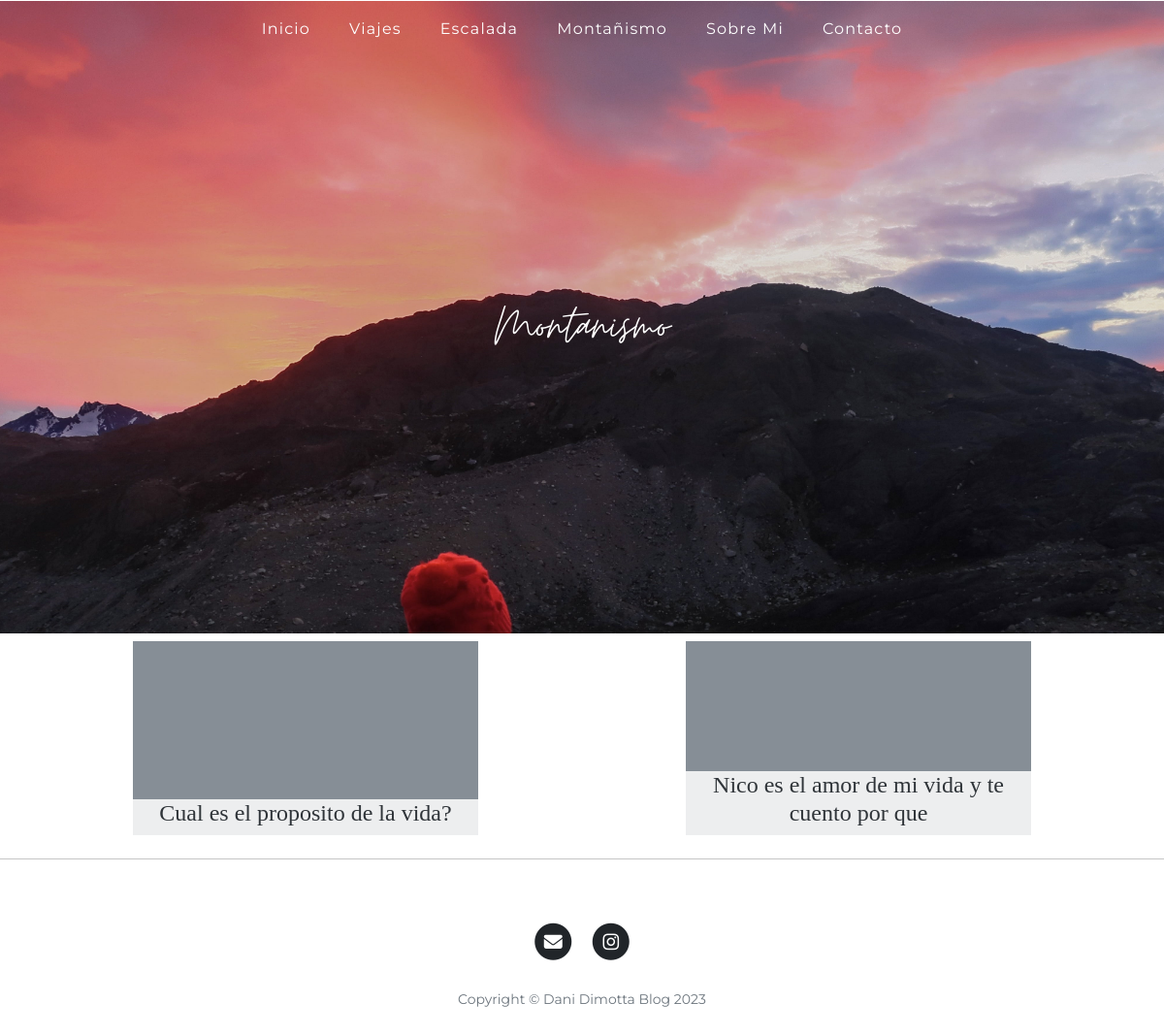
Before: /montanismo with the older database file.
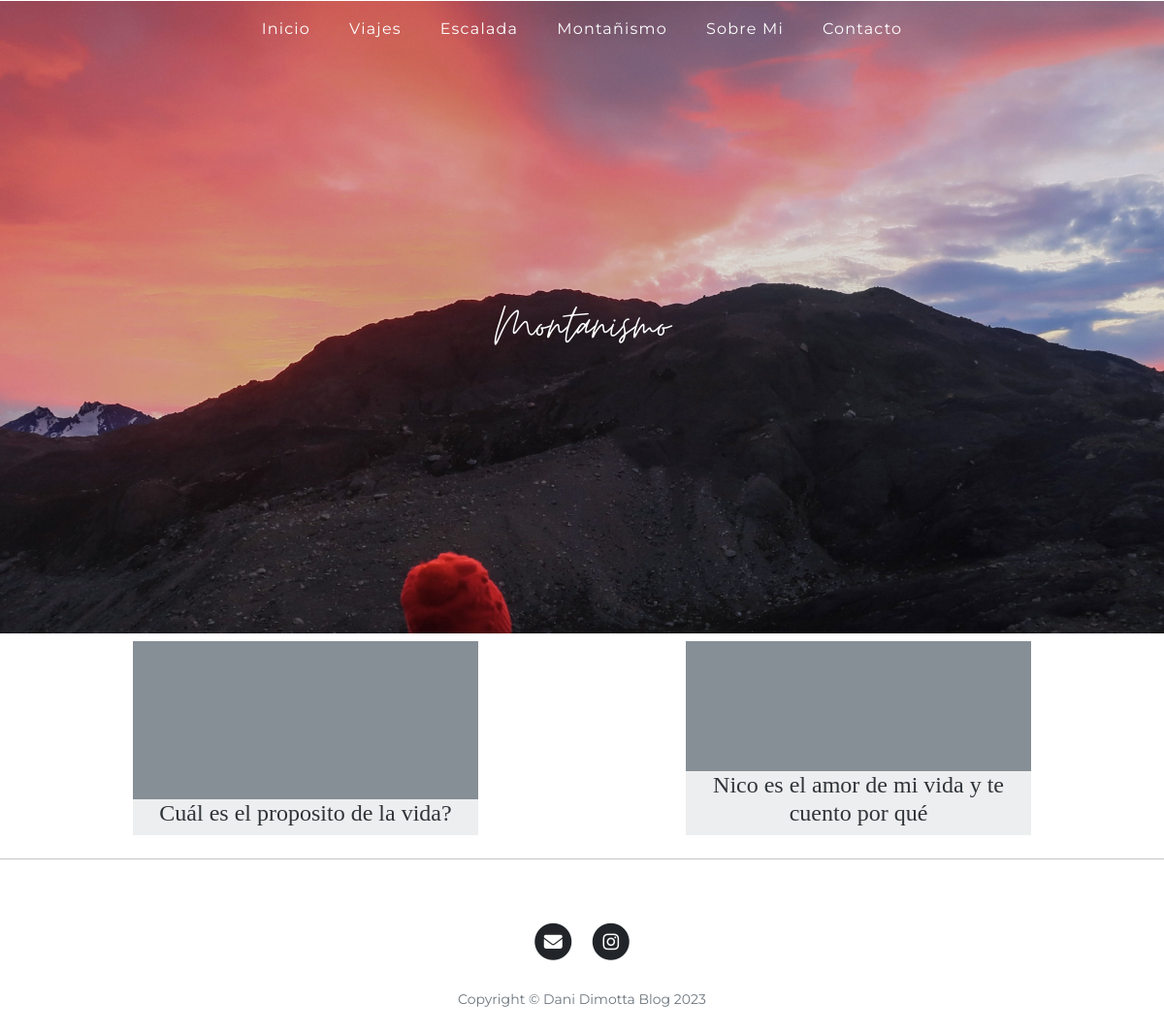
After: the same page with the newer database file.
### main.py (models this page shows)
class BlogPost(db.Model):
    __tablename__ = "blog_posts"
    id = db.Column(db.Integer, primary_key=True)
    author_id = db.Column(db.Integer, ForeignKey('users.id'))
    author = relationship('Users', back_populates='posts')
    title = db.Column(db.String(250), unique=True, nullable=False)
    subtitle = db.Column(db.String(500), nullable=False)
    category = db.Column(db.String(250), nullable=False)
    date = db.Column(db.String(250), nullable=False)
    body = db.Column(db.Text, nullable=False)
    img_url = db.Column(db.String(500), nullable=False)
    comments = relationship('Comment', back_populates="parent_post")

### main.py (the view)
@app.route("/montanismo")
def montanismo():
    posts_montanismo = BlogPost.query.filter_by(category='Montañismo').all()
    return render_template("montanismo.html", posts=posts_montanismo)

### templates/montanismo.html (shortened to what this page needs)
{% include "header.html" %}
<header class="masthead" style="background-image: url('static/img/refugioviento-min.jpg'); padding-top: 100px">
    <div class="container">
        <div class="row">
            <div class="col-lg-8 col-md-10 mx-auto">
                <div class="site-heading">
                    <h1>Montanismo</h1>
                </div>
            </div>
        </div>
    </div>
</header>
<div class="container">
    <div class="row">
        {% for post in posts %}
        <div class="col-lg-4 col-md-6 col-sm-12 mx-auto py-2">
            <div class="post-preview" style="background-image: url('{{post.img_url}}')">
                <div class="post-preview-inner">
                    <a href="{{ url_for('show_post', post_id=post.id) }}">
                        <h2 class="post-title">
                            {{post.title}}
                        </h2>
                    </a>
                </div>
            </div>
        </div>
            {% endfor %}
    </div>
</div>
<hr>
{% include "footer.html" %}

### templates/header.html (shortened to what this page needs)
<!DOCTYPE html>
<html lang="en">
<head>
    <link href="{{ url_for('static', filename='vendor/bootstrap/css/bootstrap.css') }}" rel="stylesheet">
    <link href="https://cdn.jsdelivr.net/npm/bootstrap@5.2.1/dist/css/bootstrap.min.css" rel="stylesheet"
>
    <link href="{{ url_for('static', filename='vendor/fontawesome-free/css/all.min.css')}}" rel="stylesheet"
          type="text/css">
    <link href="{{ url_for('static', filename='css/clean-blog2.css')}}" rel="stylesheet">
</head>
<body>
<nav class="navbar navbar-expand-lg navbar-light fixed-top" id="mainNav">
    <div class="container">
        <div class="collapse navbar-collapse justify-content-center" id="navbarResponsive">
            <ul class="navbar-nav justify-content-center ml-auto">
                <li class="nav-item">
                    <a class="nav-link" href="{{ url_for('get_all_posts') }}">Inicio</a>
                </li>
                <li class="nav-item">
                    <a class="nav-link" href="{{ url_for('viajes') }}">Viajes</a>
                </li>
                <li class="nav-item">
                    <a class="nav-link" href="{{ url_for('escalada') }}">Escalada</a>
                </li>
                <li class="nav-item">
                    <a class="nav-link" href="{{ url_for('montanismo') }}">Montañismo</a>
                </li>
                <li class="nav-item">
                    <a class="nav-link" href="{{ url_for('about') }}">Sobre Mi</a>
                </li>
                <li class="nav-item">
                    <a class="nav-link" href="{{ url_for('contact') }}">Contacto</a>
                </li>
            </ul>
        </div>
    </div>
</nav>

### templates/footer.html (shortened to what this page needs)
<footer>
    <div class="container">
        <div class="row">
            <div class="col-lg-8 col-md-10 mx-auto">
                <ul class="list-inline text-center">
                    <li class="list-inline-item">
                        <a href="{{url_for('contact')}}">
                <span class="fa-stack fa-lg">
                  <i class="fa fa-circle fa-stack-2x"></i>
                  <i class="fa fa-envelope fa-stack-1x fa-inverse"></i>
                </span>
                        </a>
                    </li>
                    <li class="list-inline-item">
                        <a href="https://www.instagram.com/danidimotta/">
                <span class="fa-stack fa-lg">
                  <i class="fas fa-circle fa-stack-2x"></i>
                  <i class="fab fa-instagram fa-stack-1x fa-inverse"></i>
                </span>
                        </a>
                    </li>
                </ul>
                <p class="copyright text-muted">Copyright &copy; Dani Dimotta Blog 2023</p>
            </div>
        </div>
    </div>
</footer>
</body>
</html>

### static/css/clean-blog2.css (style rules this page uses)
body { font-size: .95rem;color: #181818;font-family: 'Montserrat';text-align: justify;text-justify: inter-word; }
p { line-height: 1.5;margin: 30px 0; }
h1, h2, h3, h4, h5, h6 { font-weight: 600;font-family: 'Montserrat'; }
a { text-decoration: none;color: #212529;transition: all 0.2s; }
.post-preview { background-color: #868e96;background-position: center center;background-repeat: no-repeat;background-size: cover;height: 200px;position:relative;text-align: center }
.post-preview-inner { color: #fff;text-align: center;position: absolute;bottom: 0;background-color: #fff;opacity: 0.85;justify-content: center;width: 100% }
.post-title { font-family: 'EB Garamond';font-weight: 400;font-size: 1.5rem; }
#mainNav { position: absolute;border-bottom: 1px solid #e9ecef;background-color: white;font-family: 'Montserrat';text-align: center; }
#mainNav .navbar-nav > li.nav-item > a { font-size: 16px;font-weight: 400;letter-spacing: 1.2px; }
@media only screen and (min-width: 992px) { #mainNav { transition: background-color 0.2s;transform: translate3d(0, 0, 0);border-bottom: 1px solid transparent;background: transparent;-webkit-backface-visibility: hidden; } }
@media only screen and (min-width: 992px) { #mainNav .navbar-nav > li.nav-item > a { padding: 10px 20px;color: #fff; } }
@media only screen and (min-width: 992px) { #navbarResponsive { display: inline-block !important; } }
header.masthead, section.masthead { padding-bottom: 10%;background-color: #868e96;background-attachment: fixed;background-position: center center;background-repeat: no-repeat;position: relative;background-size: cover;margin-top: 1px; }
header.masthead .page-heading, header.masthead .post-heading, header.masthead .site-heading { padding: 200px 0 150px;color: white; }
header.masthead .page-heading, header.masthead .site-heading { text-align: center; }
header.masthead .site-heading h1 { font-family: MoonTime;font-size: 60px;font-weight: 200;margin-top: 0; }
footer { padding: 50px 0 65px; }
footer .list-inline { margin: 0;padding: 0; }
footer .copyright { font-size: 14px;margin-bottom: 0;text-align: center; }

Changed rows visible on the page:
changed BlogPost: title "Cual es el proposito de la vida?" → "Cuál es el proposito de la vida?"
changed BlogPost: title "Nico es el amor de mi vida y te cuento por que" → "Nico es el amor de mi vida y te cuento por qué"
